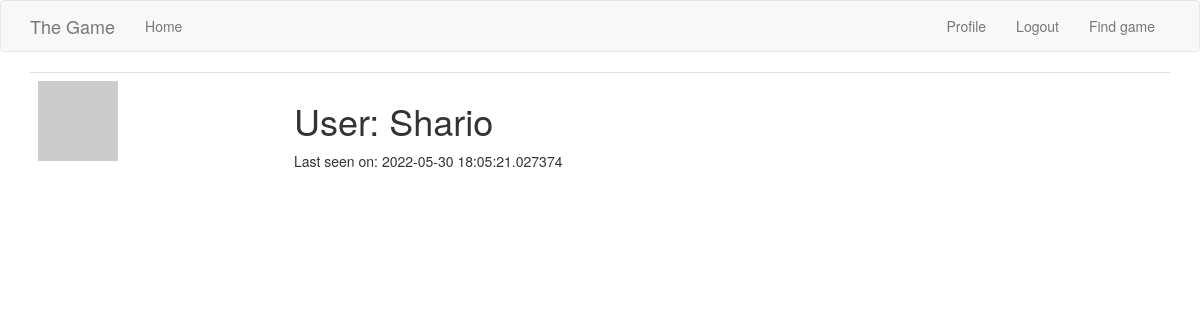
/user/Shario (signed in), run on an earlier commit of the app's database.
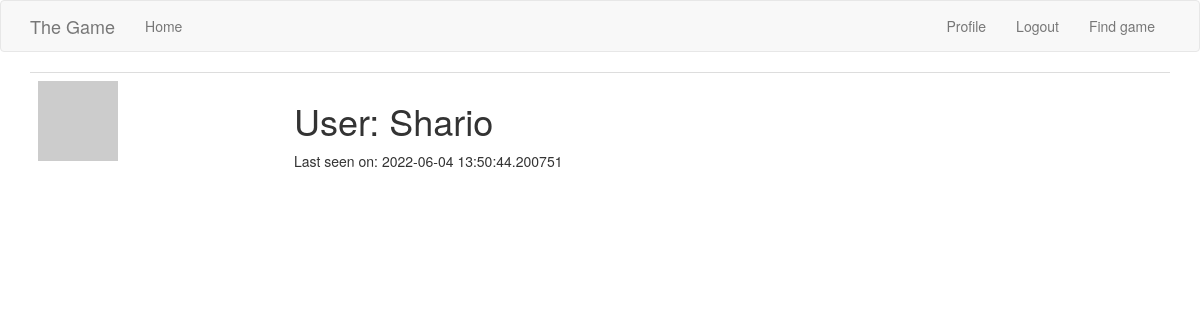
And on a later commit of the database.
### app/models.py (models this page shows, shortened)
class User(db.Model, UserMixin):
    id = db.Column(db.Integer, primary_key=True)
    username = db.Column(db.String(64), index=True, unique=True)
    email = db.Column(db.String(120), index=True, unique=True)
    password_hash = db.Column(db.String(128))
    posts = db.relationship('Post', backref='author', lazy='dynamic')
    about_me = db.Column(db.String(140))
    last_seen = db.Column(db.DateTime, default=datetime.utcnow)
    group = db.Column(db.String(32))
    can_access_game = db.Column(db.String(32))
    left_properly = db.Column(db.String(32))
    @login.user_loader
    def load_user(id):
        return User.query.get(int(id))
    def avatar(self, size):
        digest = md5(self.email.lower().encode('utf-8')).hexdigest()
        return 'https://www.gravatar.com/avatar/{}?d=identicon&s={}'.format(
            digest, size)

### app/routes.py (the view)
@app.route('/user/<username>')
@login_required
def user(username):
    user = User.query.filter_by(username=username).first_or_404()
    posts = [
        {'author': user, 'body': 'Test post #1'},
        {'author': user, 'body': 'Test post #2'}
    ]
    return render_template('user.html', user=user, posts=posts)

### app/routes.py (called while the page is built)
@app.before_request
def before_request():
    if current_user.is_authenticated:
        current_user.last_seen = datetime.utcnow()
        db.session.commit()

### app/templates/user.html (shortened to what this page needs)
{% extends "base.html" %}
{% block app_content %}
    <table class="table table-hover">
        <tr>
            <td width="256px"><img src="{{ user.avatar(256) }}"></td>
            <td>
                <h1>User: {{ user.username }}</h1>
                {% if user.last_seen %}<p>Last seen on: {{ user.last_seen }}</p>{% endif %}
            </td>
        </tr>
    </table>
{% endblock %}

### app/templates/base.html (shortened to what this page needs)
{% extends 'bootstrap/base.html' %}
{% block styles %}
{{super()}}
  <link rel="stylesheet" href="{{url_for('static', filename='styles/mystyle.css')}}">
{% endblock %}
{% block navbar %}
    <nav class="navbar navbar-default">
        <div class="container">
        <div class="navbar-header">
            <a class="navbar-brand" href="{{ url_for('index') }}">The Game</a>
        </div>
        <div class="collapse navbar-collapse" id="bs-example-navbar-collapse-1">
            <ul class="nav navbar-nav">
                <li><a href="{{ url_for('index') }}">Home</a></li>
            </ul>
            <ul class="nav navbar-nav navbar-right">
                {% if current_user.is_anonymous %}
                <li><a href="{{ url_for('login') }}">Login</a></li>
                {% else %}
                <li><a href="{{ url_for('user', username=current_user.username) }}">Profile</a></li>
                <li><a href="{{ url_for('logout') }}">Logout</a></li>
                <li><a href="{{ url_for('findGame') }}">Find game</a></li>
                {% endif %}
            </ul>
        </div>
    </div>
    </nav>
{% endblock %}
{% block content %}
<div class="container">
    {% block app_content %}{% endblock %}
</div>
{% endblock %}

What changed in the data, as far as the page shows it:
changed User "Shario": last_seen "2022-05-30 18:05:21.027374" → "2022-06-04 13:50:44.200751"
